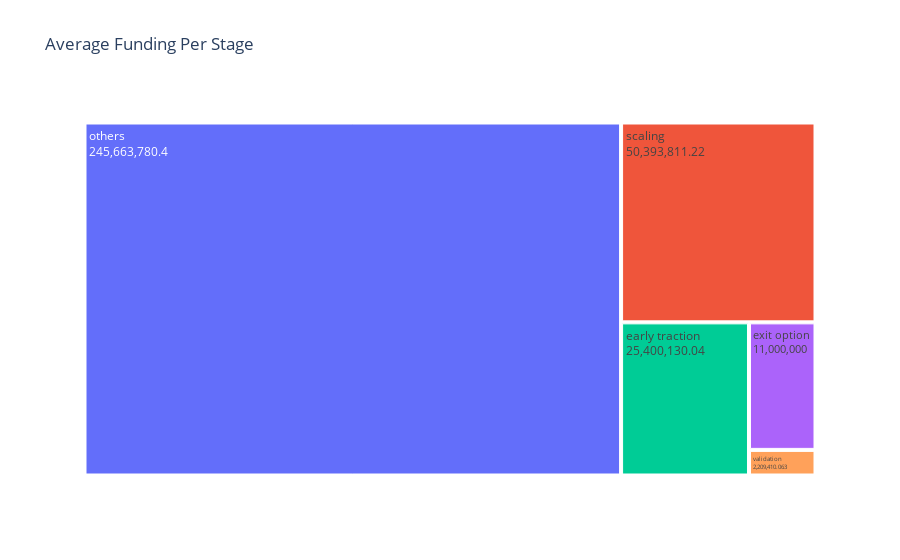

The code cell stored with this chart in its notebook:
### Markdown cell above
### **Observations**  
- Category 'Others' being the best funded stage received 251B in total
- Exit option is the worst funded with about a Billion in funding  
- **A clear trend emerges – the more mature the startup, the more likely it is to attract substantial funding**

### Code cell
# Group by 'series' and calculate the mean amount
stage_funding_dist = dataset.groupby('series')['amount'].mean().sort_values(ascending=False).reset_index()

# Create a TreeMap visualization
fig = px.treemap(stage_funding_dist, path=['series'], values='amount', title='Average Funding Per Stage',
                 labels={'amount': 'Average amount of Funding in Dollars'},
                 custom_data=['amount'])  # Use custom_data to store the data for labels
fig.update_traces(textinfo='label+value')
fig.show()

### Figure 1 — Plotly figure (JSON) as saved in the notebook; plotly's stock layout.template omitted (floating-point values rounded to 4 significant figures)
{"data": [{"branchvalues": "total", "customdata": [[25400000.0], [11000000], [245700000.0], [50390000.0], [2209000.0]], "domain": {"x": [0, 1], "y": [0, 1]}, "hovertemplate": "labels=%{label}<br>Average amount of Funding in Dollars=%{value}<br>parent=%{parent}<br>id=%{id}<extra></extra>", "ids": ["early traction", "exit option", "others", "scaling", "validation"], "labels": ["early traction", "exit option", "others", "scaling", "validation"], "name": "", "parents": ["", "", "", "", ""], "textinfo": "label+value", "type": "treemap", "values": [25400000.0, 11000000, 245700000.0, 50390000.0, 2209000.0]}], "layout": {"legend": {"tracegroupgap": 0}, "title": {"text": "Average Funding Per Stage"}}}
